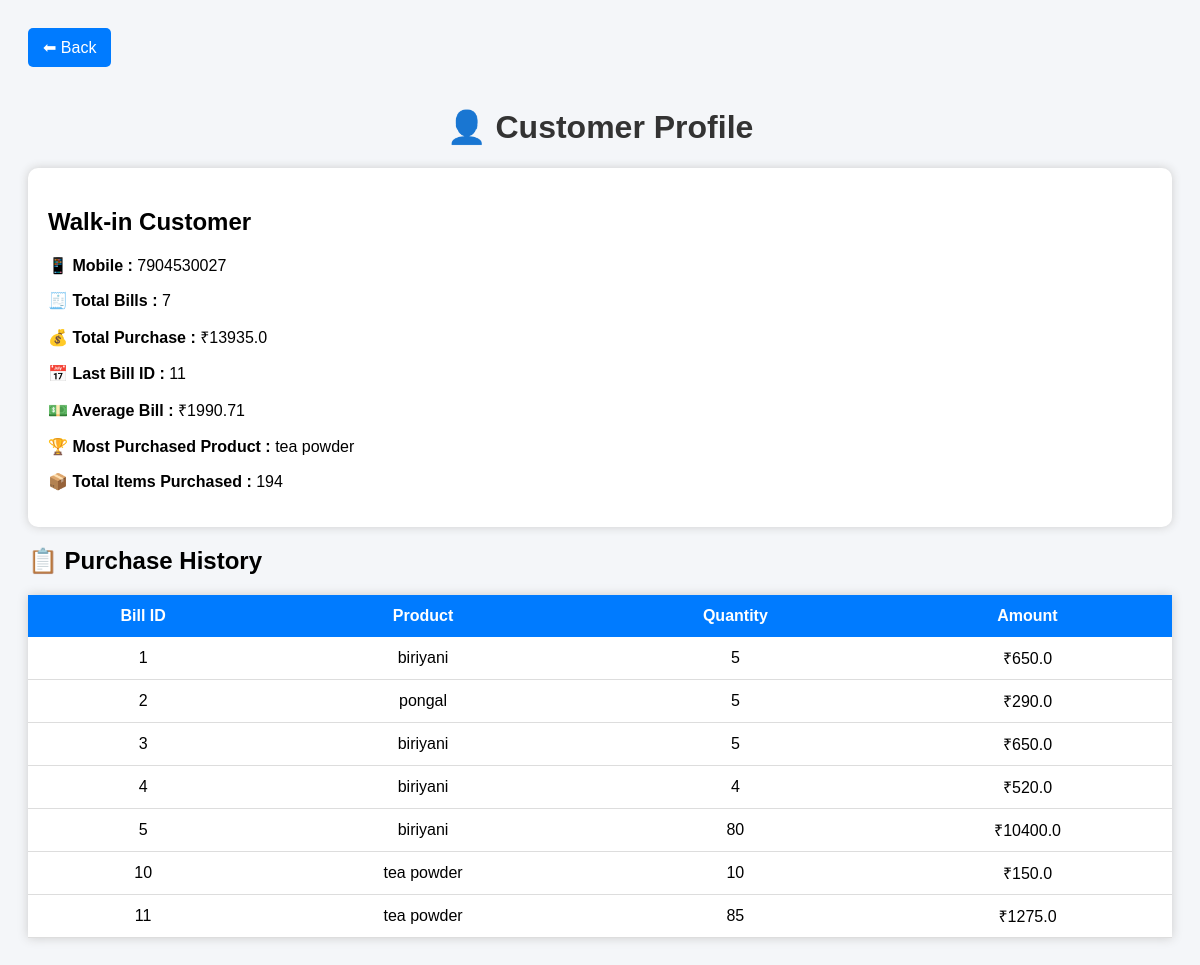
The app's page /customer/7904530027 with its own data.
### app.py (models this page shows)
class Bill(db.Model):
    id = db.Column(db.Integer, primary_key=True)
    customer_name = db.Column(db.String(100))
    mobile = db.Column(db.String(20))
    product = db.Column(db.String(100))
    quantity = db.Column(db.Integer)
    price = db.Column(db.Float)
    total = db.Column(db.Float)

### app.py (the view)
@app.route("/customer/<mobile>")
def customer_profile(mobile):
    bills = Bill.query.filter_by(mobile=mobile).all()
    if not bills:
        return "Customer Not Found"
    customer_name = bills[0].customer_name
    total_bills = len(bills)
    total_purchase = sum(bill.total for bill in bills)
    last_purchase = max(bills, key=lambda x: x.id)
    average_bill = round(total_purchase / total_bills, 2) if total_bills else 0
    product_count = {}
    total_items = 0
    for bill in bills:
        total_items += bill.quantity
        if bill.product in product_count:
            product_count[bill.product] += bill.quantity
        else:
            product_count[bill.product] = bill.quantity
    most_product = max(product_count, key=product_count.get)
    return render_template(
        "customer_profile.html",
        customer_name=customer_name,
        mobile=mobile,
        bills=bills,
        total_bills=total_bills,
        total_purchase=total_purchase,
        last_purchase=last_purchase,
        average_bill=average_bill,
        most_product=most_product,
        total_items=total_items
    )

### templates/customer_profile.html (shortened to what this page needs)
<!DOCTYPE html>
<html>
<head>
</head>
<body>
<a href="/customers" class="btn">⬅ Back</a>
<h1>👤 Customer Profile</h1>
<div class="card">
    <h2>{{ customer_name }}</h2>
    <p><b>📱 Mobile :</b> {{ mobile }}</p>
    <p><b>🧾 Total Bills :</b> {{ total_bills }}</p>
    <p><b>💰 Total Purchase :</b> ₹{{ total_purchase }}</p>
    <p><b>📅 Last Bill ID :</b> {{ last_purchase.id }}</p>
    <p><b>💵 Average Bill :</b> ₹{{ average_bill }}</p>
    <p><b>🏆 Most Purchased Product :</b> {{ most_product }}</p>
    <p><b>📦 Total Items Purchased :</b> {{ total_items }}</p>
</div>
<h2>📋 Purchase History</h2>
<table>
<tr>
    <th>Bill ID</th>
    <th>Product</th>
    <th>Quantity</th>
    <th>Amount</th>
</tr>
{% for bill in bills %}
<tr>
    <td>{{ bill.id }}</td>
    <td>{{ bill.product }}</td>
    <td>{{ bill.quantity }}</td>
    <td>₹{{ bill.total }}</td>
</tr>
{% endfor %}
</table>
</body>
</html>

### templates/customer_profile.html (style rules this page uses)
body { font-family:Arial,sans-serif; background:#f4f6f9; padding:20px; }
h1 { text-align:center; color:#333; }
.card { background:white; padding:20px; border-radius:10px; box-shadow:0 0 10px #ccc; margin-bottom:20px; }
table { width:100%; border-collapse:collapse; background:white; box-shadow:0 0 10px #ccc; }
th { background:#007bff; color:white; padding:12px; }
td { padding:10px; text-align:center; border-bottom:1px solid #ddd; }
.btn { display:inline-block; margin-bottom:20px; background:#007bff; color:white; padding:10px 15px; text-decoration:none; border-radius:5px; }

### records on screen
Bill: customer_name "Walk-in Customer", id "1", product "biriyani", quantity "5", total "650.0"
Bill: id "11", product "tea powder", quantity "85", total "1275.0"
Bill: product "tea powder", id "10", quantity "10", total "150.0"
Bill: id "2", product "pongal", quantity "5", total "290.0"
Bill: id "3", product "biriyani", quantity "5", total "650.0"
Bill: id "4", product "biriyani", quantity "4", total "520.0"
Bill: id "5", product "biriyani", quantity "80", total "10400.0"

### other values on screen
{{ mobile }} "7904530027"
{{ total_bills }} "7"
{{ total_purchase }} "13935.0"
{{ average_bill }} "1990.71"
{{ total_items }} "194"
